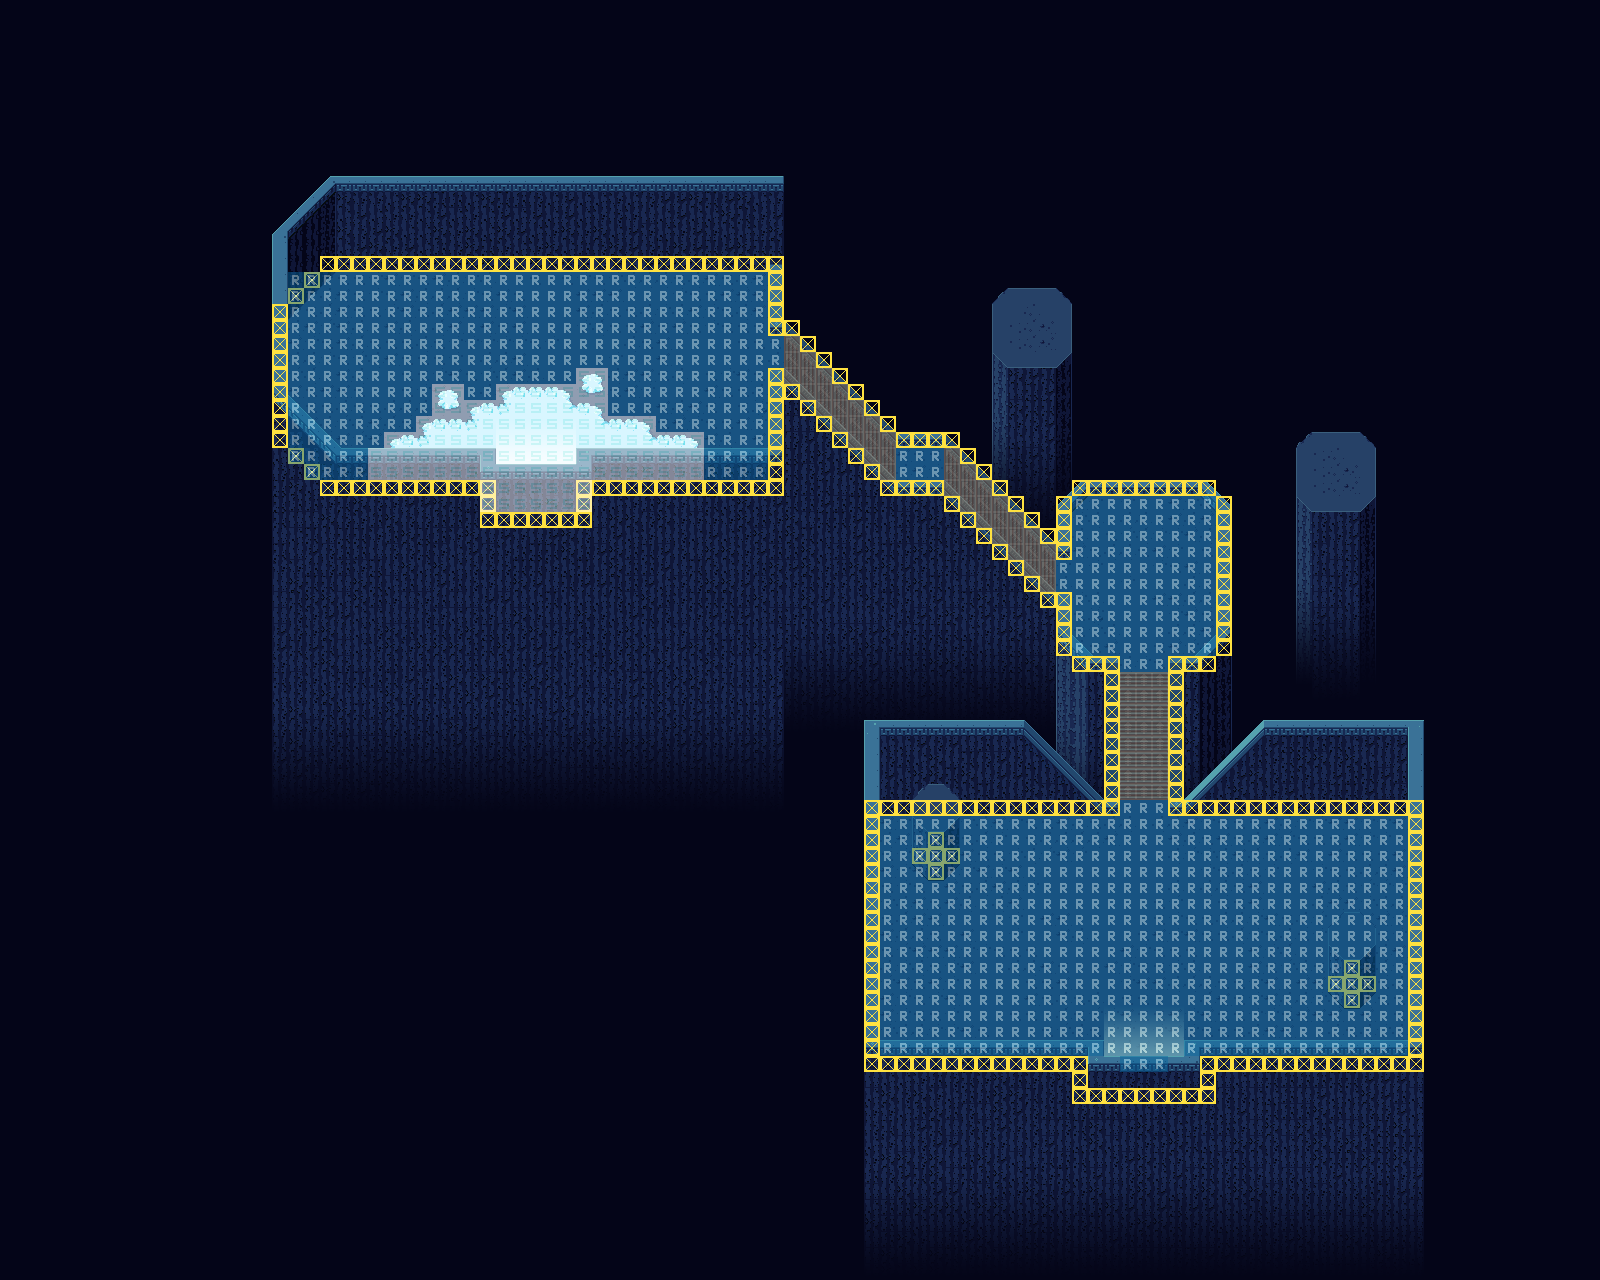

The image is a tile-based game level rendered from a .tmx file. Its description and source (layers, tilesets, objects; grid data summarised) follow:
An orthogonal 100x80 tile map with 16x16 px tiles, 5 tile layers (1_BG1, 1_BG2, 1_FG1, 1_COL, ...), 2 hidden layers not drawn, 3 tilesets and 4 objects (door_hub, startpos, door_snow, music_area).

<map version="1.0" orientation="orthogonal" renderorder="right-down" width="100" height="80" tilewidth="16" tileheight="16">
 <properties>
  <property name="ambience" value="Dungeon.ogg" />
  <property name="ol_color_out" value="0,0,0,200" />
 </properties>
 <tileset firstgid="1" name="underworld" tilewidth="16" tileheight="16">
  <image source="../../IMG/underworld.png" width="1024" height="1024" />
 </tileset>
 <tileset firstgid="4097" name="SPEC_TILES" tilewidth="16" tileheight="16">
  <image source="../../IMG/spectiles.png" width="256" height="256" />
 </tileset>
 <tileset firstgid="4353" name="overworld2" tilewidth="16" tileheight="16">
  <image source="../../IMG/overworld2.png" width="1024" height="1024" />
 </tileset>
 <layer name="1_BG1" width="100" height="80">
  <properties>
   <property name="layer" value="5" />
   <property name="z" value="3" />
  </properties>
  <data>[8000 cells, 7985 non-empty, 36 distinct tile ids]</data>
 </layer>
 <layer name="1_BG2" width="100" height="80">
  <properties>
   <property name="" value="" />
   <property name="layer" value="2" />
   <property name="z" value="2" />
  </properties>
  <data>[8000 cells, 1122 non-empty, 48 distinct tile ids]</data>
 </layer>
 <layer name="1_FG1" width="100" height="80">
  <properties>
   <property name="" value="" />
   <property name="layer" value="-96" />
   <property name="z" value="-60" />
  </properties>
  <data>[8000 cells, 1206 non-empty, 64 distinct tile ids]</data>
 </layer>
 <layer name="1_COL" width="100" height="80">
  <properties>
   <property name="collide" value="1" />
  </properties>
  <data>[8000 cells, 280 non-empty, 1 distinct tile ids]</data>
 </layer>
 <layer name="2_COL" width="100" height="80" visible="0">
  <properties>
   <property name="special" value="1" />
  </properties>
  <data>[8000 cells, 46 non-empty, 4 distinct tile ids]</data>
 </layer>
 <layer name="1_COLA" width="100" height="80" visible="0">
  <properties>
   <property name="collide_air" value="1" />
  </properties>
  <data>[8000 cells, 0 non-empty, 0 distinct tile ids]</data>
 </layer>
 <layer name="1_MAT" width="100" height="80" opacity="0.49">
  <properties>
   <property name="material" value="1" />
  </properties>
  <data>[8000 cells, 1073 non-empty, 4 distinct tile ids]</data>
 </layer>
 <objectgroup name="1_SPC">
  <properties>
   <property name="Snap" value="1" />
  </properties>
  <object name="door_hub" gid="4290" x="1136" y="1072">
   <properties>
    <property name="" value="" />
    <property name="ToDoor" value="door_snowcave" />
    <property name="ToMap" value="floor2/ruins" />
    <property name="dir_y" value="1.0" />
   </properties>
  </object>
  <object name="startpos" gid="4291" x="1136" y="976" />
  <object name="door_snow" gid="4290" x="528" y="496">
   <properties>
    <property name="ToDoor" value="door_snowcave" />
    <property name="ToMap" value="floor2/snow" />
    <property name="dir_y" value="1.0" />
    <property name="width" value="5" />
   </properties>
  </object>
  <object name="snow" type="music_area" x="416" y="668">
   <properties>
    <property name="SOUND/MUSIC/WORLD/Winter1.ogg" value="0" />
    <property name="falloff" value="40" />
    <property name="global" value="1" />
    <property name="slave" value="" />
   </properties>
   <polygon points="-32,-144 32,-256 208,-256 272,-144" />
  </object>
 </objectgroup>
</map>